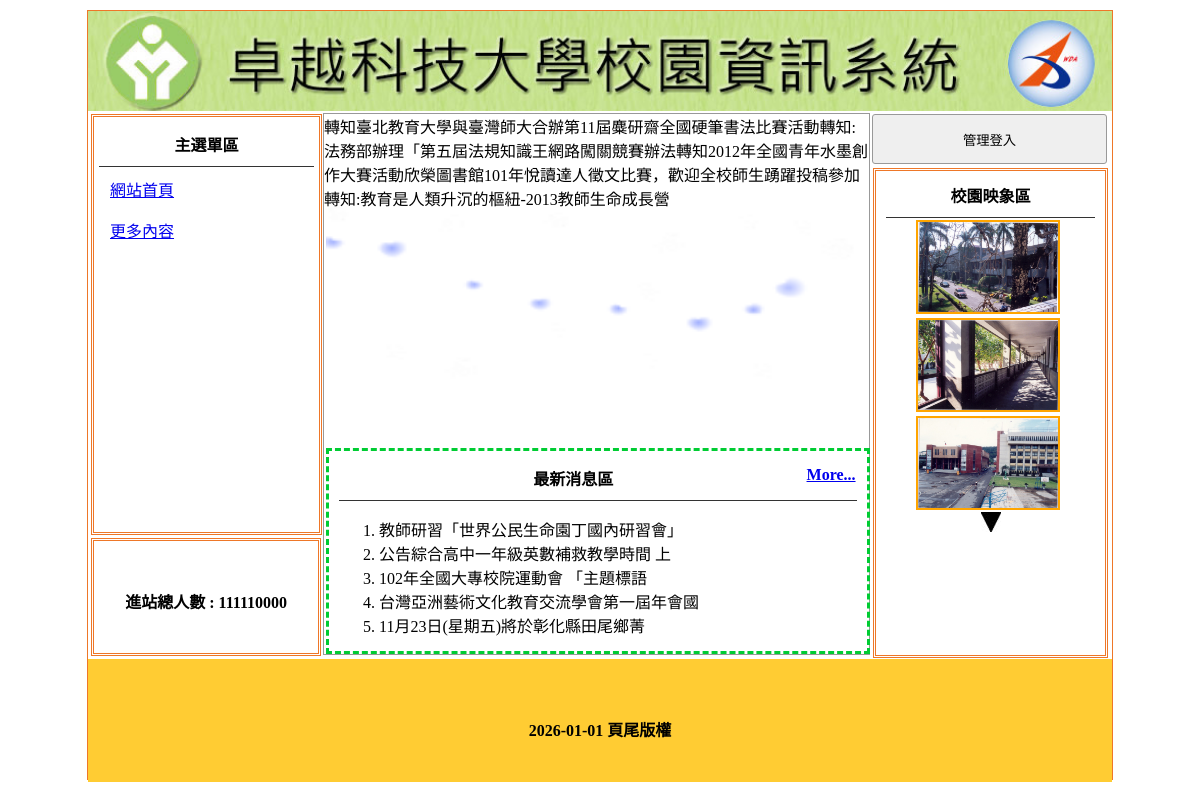
Screenshot of /try01-13/index.php with the database file from the repository.
### tables this page shows
CREATE TABLE `title` (
  `id` int(11) NOT NULL,
  `img` text NOT NULL,
  `text` text NOT NULL,
  `sh` int(11) NOT NULL
);

CREATE TABLE `menu` (
  `id` int(11) NOT NULL,
  `text` text NOT NULL,
  `href` text NOT NULL,
  `sh` int(11) NOT NULL,
  `main_id` int(11) NOT NULL
);

CREATE TABLE `total` (
  `id` int(11) NOT NULL,
  `total` int(100) NOT NULL,
  `text` text NOT NULL,
  `sh` int(11) NOT NULL
);

CREATE TABLE `ad` (
  `id` int(11) NOT NULL,
  `img` text NOT NULL,
  `text` text NOT NULL,
  `sh` int(11) NOT NULL
);

CREATE TABLE `news` (
  `id` int(11) NOT NULL,
  `img` text NOT NULL,
  `text` text NOT NULL,
  `sh` int(11) NOT NULL
);

CREATE TABLE `image` (
  `id` int(11) NOT NULL,
  `img` text NOT NULL,
  `text` text NOT NULL,
  `sh` int(11) NOT NULL
);

CREATE TABLE `bottom` (
  `id` int(11) NOT NULL,
  `bottom` text NOT NULL,
  `sh` int(11) NOT NULL
);

### try01-13/api/db.php (called while the page is built, shortened)
<?php
class DB{
    private $dsn="mysql:host=localhost;dbname=db01;charset=utf8";
    private $pdo;
    private $table;
function __construct($table){
    $this->table=$table;
    $this->pdo=new PDO($this->dsn,"root",'');
}
function all(...$arg){
    $sql="select * from $this->table ";
    if(isset($arg[0])){
        if(is_array($arg[0])){
            $tmp=$this->arraytosql($arg[0]);
            $sql=$sql." where ".join(" AND " , $tmp);
        }else{
            $sql .= $arg[0];
        }
    }
    return $this->pdo->query($sql)->fetchAll(PDO::FETCH_ASSOC);
}
function count(...$arg){
    $sql="select count(*) from $this->table ";
    if(isset($arg[0])){
        if(is_array($arg[0])){
            $tmp=$this->arraytosql($arg[0]);
            $sql=$sql." where ".join(" AND " , $tmp);
        }else{
            $sql .= $arg[0];
        }
    }
    return $this->pdo->query($sql)->fetchColumn();
}
function find($id){
    $sql="select * from $this->table ";
    if(is_array($id)){
        $tmp=$this->arraytosql($id);
        $sql=$sql." where ".join(" AND " , $tmp);
    }else{
        $sql .= " WHERE `id`='$id'";
    }
    return $this->pdo->query($sql)->fetch(PDO::FETCH_ASSOC);
}
private function arraytosql($array){
    $tmp=[];
    foreach($array as $key => $value){
            $tmp[]="`$key`='$value'";
        }
        return $tmp;
    }
}
$Title=new DB('title');
$Ad=new DB('ad');
$Image=new DB('image');
$News=new DB('news');
$Menu=new DB('menu');
$Total=new DB('total');
$Bottom=new DB('bottom');
?>

### try01-13/index.php (the view, shortened to what this page needs)
<?php include_once "./api/db.php" ?>
<!DOCTYPE html
	PUBLIC "-//W3C//DTD XHTML 1.0 Transitional//EN" "http://www.w3.org/TR/xhtml1/DTD/xhtml1-transitional.dtd">
<html xmlns="http://www.w3.org/1999/xhtml">
<head>
	<link href="./css/css.css" rel="stylesheet" type="text/css">
</head>
<body>
	<div id="main">
			<?php
				$img = $Title->find(['sh'=>1]);
			?>
		<a title="<?=$img['text']?>" href="?">
			<div class="ti" style="background:url('./upload/<?=$img['img']?>'); background-size:cover;"></div>
		</a>
		<div id="ms">
			<div id="lf" style="float:left;">
				<div id="menuput" class="dbor">
					<span class="t botli">主選單區</span>
						<?php
							$mains = $Menu->all(['sh'=>1,'main_id'=>0]);
							foreach ($mains as $main ) :
						?>
					<div class="mainmu">
						<a href="<?=$main['href']?>"><?=$main['text']?></a>
					</div>
					<?php endforeach;?>
				</div>
				<div class="dbor" style="margin:3px; width:95%; height:20%; line-height:100px;">
					<span class="t">進站總人數 :
						<?php
							$total = $Total->find(1);
							echo "{$total['total']}"
						?>
					</span>
				</div>
			</div>
				<?php
					$do=$_GET['do'] ?? "main";
					$file="./front/$do.php";
					if (file_exists($file)) {
						include $file;
					}else{
						include "./front/main.php";
					}
				?>
		</div>
			<div class="di di ad" style="height:540px; width:23%; padding:0px; margin-left:22px; float:left; ">
				<button style="width:100%; margin-left:auto; margin-right:auto; margin-top:2px; height:50px;"
					onclick="lo('?do=login')">管理登入</button>
				<div style="width:89%; height:480px;" class="dbor">
					<span class="t botli">校園映象區</span>
					<div class="image_box">
						<?php
							$rows = $Image->all(['sh'=>1]);
							foreach ($rows as $t => $row):
						?>
							<img id="ssaa<?=$t?>" class="im" src="./upload/<?=$row['img']?>" alt="">
						<?php
							endforeach;
							?>
					</div>
					<div class="cent">
						<img src="./icon/dn.jpg" alt="" onclick="pp(2)">
					</div>
				</div>
			</div>
		<div
			style="width:1024px; left:0px; position:relative; background:#FC3; margin-top:4px; height:123px; display:block;">
			<span class="t" style="line-height:123px;">
				<?php
					$bottom = $Bottom->find(1);
					echo "{$bottom['bottom']}";
				?>
			</span>
		</div>
	</div>
</body>
</html>

### try01-13/front/main.php (shortened to what this page needs)
<div class="di"
    style="height:540px; border:#999 1px solid; width:53.2%; margin:2px 0px 0px 0px; float:left; position:relative; left:20px;">
    <marquee scrolldelay="120" direction="left" style="position:absolute; width:100%; height:40px;">
        <?php
            $rows=$Ad->all(['sh'=>1]);
            foreach($rows as $row){
                echo $row['text'];
            }
        ?>
    </marquee>
    <div style="height:32px; display:block;"></div>
    <div style="width:100%; padding:2px; height:290px;">
        <div id="mwww" loop="true" style="width:100%; height:100%;">
        </div>
        <?php
            $total=$News->count(['sh'=>1]);
            $rows=$News->all(" limit 5");
        ?>
    <div
        style="width:95%; padding:2px; height:190px; margin-top:10px; padding:5px 10px 5px 10px; border:#0C3 dashed 3px; position:relative;">
        <span class="t botli">最新消息區
            <?php
                if($total>5){
                    echo "<a style='float:right' href='?do=news'>More...</a>";
                }
            ?>
        </span>
        <ul class="ssaa" style="list-style-type:decimal;">
            <?php
                foreach($rows as $row):
            ?>
            <li>
                <?= mb_substr($row['text'],0,20) ?>
            </li>
            <?php
                endforeach;
            ?>
        </ul>
    </div>
</div>

### try01-13/css/css.css (style rules this page uses)
body { padding:0px; margin:0px; }
#main { width:1024px; height:768px; margin:10px auto 10px auto; border:#EE7728 1px solid; position:relative; }
.ti { width:100%; height:100px; position:relative; background-size:cover; background-repeat:no-repeat; }
.dbor { border:#EE7728 double 3px; margin:1px; padding:2px 10px 2px 10px; }
.t { font-weight:800; display:block; text-align:center; padding:10px 1px 10px 1px; }
.botli { border-bottom:#333 1px solid; }
.mainmu { position:relative; border-radius:10px; background:url(../icon/menu.fw.png) center no-repeat; background-size:cover; line-height:30px; padding:2px 10px 2px 10px; margin:7px 1px 7px 1px; }
#lf { height:540px; width:21%; display:inline-block; }
#menuput { width:100%; height:75%; position:relative; padding:5px; display:block; margin: 3px; }
.di { display:inline-block; }
.ad { margin:1px; padding:2px 10px 2px 10px; }
.cent { text-align:center; }
input,button { border:#999 1px solid; border-radius:3px; background:#EFEFEF; padding:5px; margin:3px; }

### try01-13/index.php (style rules this page uses)
.image_box { width: 150px; margin: auto; }
.image_box img { width: 140px; height: 90px; border: 2px solid orange; margin: 2px auto; }

### rows the page displays
title: img (picture)
menu: text "網站首頁"
menu: text "更多內容"
total: total "111110000"
ad: text "轉知臺北教育大學與臺灣師大合辦第11屆麋研齋全國硬筆書法比賽活動"
ad: text "轉知:法務部辦理「第五屆法規知識王網路闖關競賽辦法"
ad: text "轉知2012年全國青年水墨創作大賽活動"
ad: text "欣榮圖書館101年悅讀達人徵文比賽，歡迎全校師生踴躍投稿參加"
ad: text "轉知:教育是人類升沉的樞紐-2013教師生命成長營"
news: text "教師研習「世界公民生命園丁國內研習會」"
news: text "公告綜合高中一年級英數補救教學時間 上"
news: text "102年全國大專校院運動會 「主題標語"
news: text "台灣亞洲藝術文化教育交流學會第一屆年會國"
news: text "11月23日(星期五)將於彰化縣田尾鄉菁"
image: img (picture)
image: img (picture)
image: img (picture)
bottom: bottom "2026-01-01 頁尾版權"
